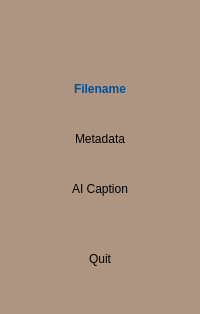
     <widget class="QWidget" name="sidePanel" native="true">
      <property name="enabled">
       <bool>true</bool>
      </property>
      <property name="minimumSize">
       <size>
        <width>130</width>
        <height>300</height>
       </size>
      </property>
      <property name="baseSize">
       <size>
        <width>130</width>
        <height>0</height>
       </size>
      </property>
      <property name="styleSheet">
       <string notr="true">QWidget {
	background-color: rgb(173, 149, 129);
	font: 57 14pt &quot;Yrsa Medium&quot;;
}

QPushButton {
	text-align: center;
	height: 30px;
	border: none;
}
QPushButton:checked {
 color: rgb(0, 82, 155);
font-weight: bold;

}

QPushButton:hover {
	color: rgb(177, 65, 56);
}</string>
      </property>
      <layout class="QVBoxLayout" name="verticalLayout_2" stretch="0,0,0">
       <property name="spacing">
        <number>40</number>
       </property>
       <property name="sizeConstraint">
        <enum>QLayout::SizeConstraint::SetDefaultConstraint</enum>
       </property>
       <property name="leftMargin">
        <number>10</number>
       </property>
       <property name="topMargin">
        <number>20</number>
       </property>
       <property name="rightMargin">
        <number>10</number>
       </property>
       <property name="bottomMargin">
        <number>40</number>
       </property>
       <item>
        <widget class="QLabel" name="logoLabel">
         <property name="sizePolicy">
          <sizepolicy hsizetype="Fixed" vsizetype="Fixed">
           <horstretch>0</horstretch>
           <verstretch>0</verstretch>
          </sizepolicy>
         </property>
         <property name="maximumSize">
          <size>
           <width>130</width>
           <height>90</height>
          </size>
         </property>
         <property name="text">
          <string/>
         </property>
         <property name="textFormat">
          <enum>Qt::TextFormat::AutoText</enum>
         </property>
         <property name="pixmap">
                    <pixmap>images/US_Air_Force_Logo_Solid_Colour.svg</pixmap>
         </property>
         <property name="scaledContents">
          <bool>true</bool>
         </property>
         <property name="alignment">
          <set>Qt::AlignmentFlag::AlignCenter</set>
         </property>
         <property name="margin">
          <number>10</number>
         </property>
        </widget>
       </item>
       <item>
        <layout class="QVBoxLayout" name="verticalButtonLayout">
         <property name="spacing">
          <number>20</number>
         </property>
         <property name="sizeConstraint">
          <enum>QLayout::SizeConstraint::SetMinimumSize</enum>
         </property>
         <item>
          <widget class="QPushButton" name="pushButton">
           <property name="text">
            <string>Filename</string>
           </property>
           <property name="checkable">
            <bool>true</bool>
           </property>
           <property name="checked">
            <bool>true</bool>
           </property>
           <property name="autoExclusive">
            <bool>true</bool>
           </property>
          </widget>
         </item>
         <item>
          <widget class="QPushButton" name="metaButton">
           <property name="text">
            <string>Metadata</string>
           </property>
           <property name="checkable">
            <bool>true</bool>
           </property>
           <property name="checked">
            <bool>false</bool>
           </property>
           <property name="autoExclusive">
            <bool>true</bool>
           </property>
          </widget>
         </item>
         <item>
          <widget class="QPushButton" name="aiButton">
           <property name="enabled">
            <bool>true</bool>
           </property>
           <property name="text">
            <string>AI Caption</string>
           </property>
           <property name="checkable">
            <bool>true</bool>
           </property>
           <property name="autoExclusive">
            <bool>true</bool>
           </property>
          </widget>
         </item>
        </layout>
       </item>
       <item>
        <widget class="QPushButton" name="quitButton">
         <property name="text">
          <string>Quit</string>
         </property>
         <property name="checkable">
          <bool>true</bool>
         </property>
        </widget>
       </item>
      </layout>
     </widget>
